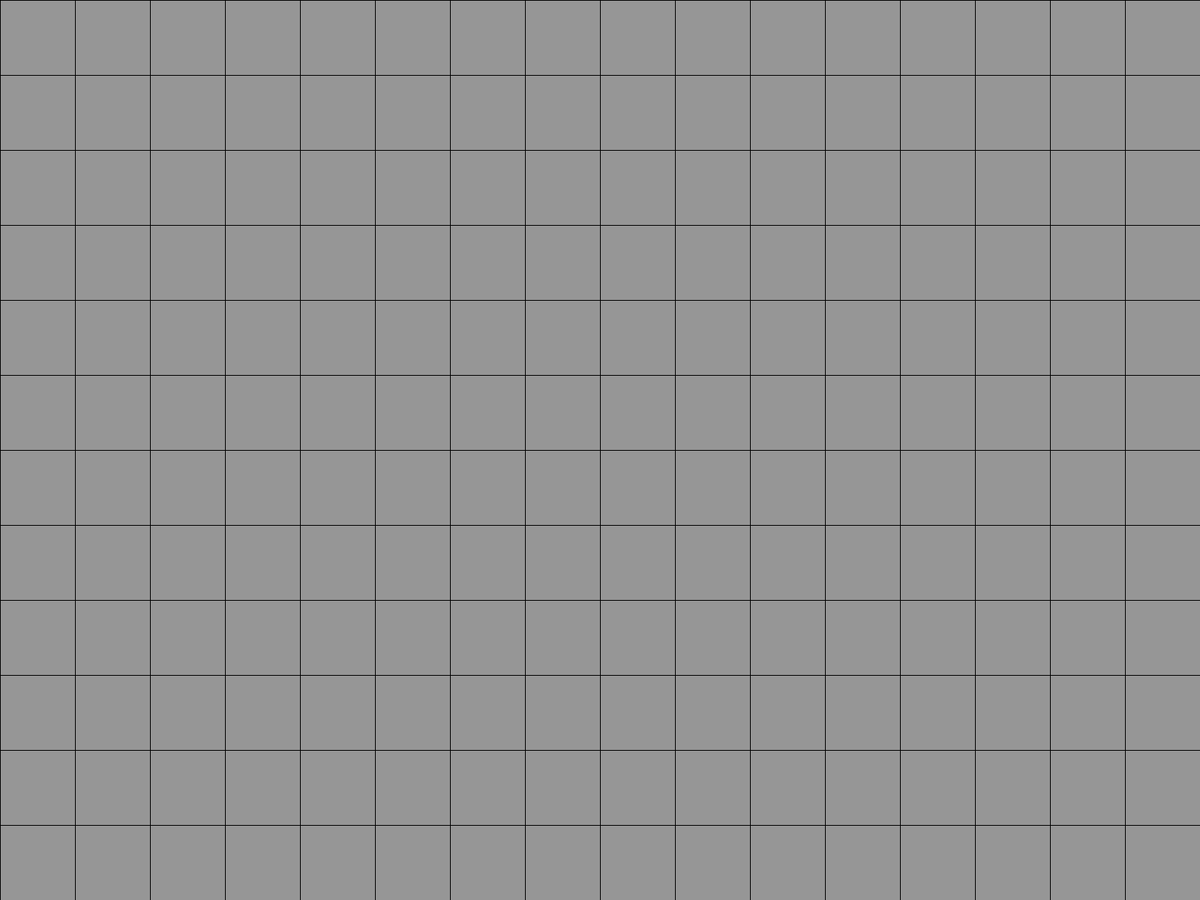
Frame 1 (no input)
Frame 60 (the mouse pressed at the canvas centre just before this capture): identical to frame 1, image omitted
Frame 120 (the mouse held since frame 60 and released just before this capture): identical to frame 1, image omitted

The Processing sketch that drew this single still picture (run headless with seeded random() and noise(); from frame 60 on, the mouse is pressed at the canvas centre):

// Processing sketch: Minefield
// ── Minefield.pde
class Tile{
  int x;
  int y;
  int size;
  boolean isBomb;
  int nearbyBombs;
  boolean isShowing;
  boolean bombMarker;
  Tile(int _x, int _y, int _size)
  {
    x = _x;
    y = _y;
    size = _size;
    isBomb = false;
    nearbyBombs = 0;
    bombMarker = false;
  }
  boolean revealedAsReal()
  {
    return (isShowing && !isBomb);
  }
  void showTile()
  { 
    if(bombMarker)
    {
      fill(40); 
      rect(x, y, size, size);
    }
    else
    {
      if(isShowing == false)
      {
       fill(150); 
       rect(x, y, size, size);
      }
      else
      {
        if(isBomb == false)
        {
          fill(200);
          rect(x, y, size, size);
        }
        else
        {
          fill(255, 0, 0);
          rect(x, y, size, size);
        }
        fill(100);
        if(nearbyBombs != 0 && !isBomb)
        {
          textSize(125);
          text(nearbyBombs,x,y + size);    
        }
      }
    }
  }
  public int getNearbyBombs()
  {
    return nearbyBombs;
  }
  PVector getPos()
  {
    return new PVector(x + size/2,y + size/2);
  }
  void setAsBomb()
  {
    isBomb = true;
  }
  void addNearbyBomb()
  {
    nearbyBombs++;
  }
  void toggleBombMarker()
  {
    if(!bombMarker)
    {
      bombMarker = true;
    }
    else
    {
      bombMarker = false;
    }
  }
  public boolean getIsShowing()
  {
    return isShowing;
  }
  void reveal()
  {
    isShowing = true;
  }
}
// ── Input.pde
class Input{
 boolean tap = false;
 boolean longTap = false;
 Input()
 {}
 public void setTap(boolean val)
 {
   tap = val;
 }
 public void setLongTap(boolean val)
 {
   longTap = val;
 }
 public boolean getTap()
 {
   return tap;
 }
 public boolean getLongTap()
 {
   return longTap;
 }
}

// ── ProcessingStuff.pde
int size = 100;
Tile [][] tiles;
int realTiles = 0;
boolean gameOn = true;
Input input;
int framesHeld = 0;
boolean cf = false;
boolean onef = false;
boolean twof = false;
boolean threef = false;
boolean resetVar2 = false;
boolean resetVar = true;
int resetFrames = 0;
void setup()
{
  input = new Input();
  textSize(size);
  tiles = new Tile[width/size][height/size];
  for(int i = 0; i < tiles.length; i++)
  {
    for(int j = 0; j < tiles[i].length; j++)
    {
      tiles[i][j] = new Tile(i * size, j * size, size);
    }
  }
  for(int i = 0; i < tiles.length; i++)
  {
    for(int j = 0; j < tiles[i].length; j++)
    {
      if(floor(random(8)) == 0)
      {
        tiles[i][j].setAsBomb();
        //Check first column for nearby tiles
        if(withinBounds(i - 1, j - 1))
        {
          tiles[i - 1][j - 1].addNearbyBomb();
        }
        if(withinBounds(i - 1, j))
        {
          tiles[i - 1][j].addNearbyBomb();
        }
        if(withinBounds(i - 1, j + 1))
        {
          tiles[i - 1][j + 1].addNearbyBomb();
        }
        //Check second column for nearby tiles
        if(withinBounds(i, j - 1))
        {
          tiles[i][j - 1].addNearbyBomb();
        }
        if(withinBounds(i, j + 1))
        {
          tiles[i][j + 1].addNearbyBomb();
        }
        //Check third column for nearby tiles
        if(withinBounds(i + 1, j - 1))
        {
          tiles[i + 1][j - 1].addNearbyBomb();
        }
        if(withinBounds(i + 1, j))
        {
          tiles[i + 1][j].addNearbyBomb();
        }
        if(withinBounds(i + 1, j + 1))
        {
          tiles[i + 1][j + 1].addNearbyBomb();
        }
      }
      else
      realTiles++;
    }
  }
  frameRate(10);
}
void checkWin()
{
  int tilesRevealed = 0;
  for(int i = 0; i < tiles.length; i++)
  {
    for(int j = 0; j < tiles[i].length; j++)
    {
      if(tiles[i][j].revealedAsReal())
      {
        tilesRevealed++;
      }
    }
  }
  if(tilesRevealed == realTiles)
  {
    gameOn = false;
    textSize(300);
    text("You Win!",0, height);
  }
}
boolean withinBounds(int _i, int _j)
{
  if(_i < 0)
  return false;
  if(_i > width/size - 1)
  return false;
  if(_j < 0)
  return false;
  if(_j > height/size - 1)
  return false;
  
  return true;
}
void draw()
{
  background(0);
  /*for(int i = 0; i < tiles.length; i++)
  {
    for(int j = 0; j < tiles[i].length; j++)
    {
      text(i + ", " + j, tiles[i][j].getLocalPos().x, tiles[i][j].getLocalPos().y);
    }
  }*/
  if(!gameOn)
  {
    println("waiting to restart");
    resetFrames++;
    if(resetFrames >= 40)
    {
      resetFrames = 0;
      gameOn = true;
      println("restarted");
      setup();

    }
  }
  cf = mousePressed;
  println(cf + " " + resetVar + " " + gameOn);
  if(onef && (!(cf || twof)) && resetVar)
  {
    input.setTap(true);
    input.setLongTap(false);
    resetVar = false;
    resetVar2 = false;
  }
  else if(threef && twof && onef && resetVar)
  {
    input.setTap(false);
    input.setLongTap(true);
    resetVar = false;
    resetVar2 = false;
  }
  else
  {
    input.setTap(false);
    input.setLongTap(false);
    resetVar2 = true;
  }
  threef = twof;
  twof = onef;
  onef = cf;
  resetVar = resetVar2;
  
    for(int i = 0; i < tiles.length; i++)
    {
      for(int j = 0; j < tiles[i].length; j++)
      {
        tiles[i][j].showTile();
      }
    }
    if(!gameOn)
    {
      textSize(300);
      text("You Lose :(",0, height);
    }
  if (input.getLongTap() && gameOn)
  {
    PVector mousePos = new PVector(mouseX, mouseY);
    PVector closestTile = new PVector(0,0);
    float closestDist = PVector.dist(tiles[0][0].getPos(), mousePos);
    for(int i = 0; i < tiles.length; i++)
    {
      for(int j = 0; j < tiles[i].length; j++)
      {
        float currentDist = PVector.dist(tiles[i][j].getPos(), mousePos);
        if(currentDist < closestDist)
        {
          closestTile = new PVector(i,j);
          closestDist = currentDist;
        }
      }
    }
    if(!tiles[(int)closestTile.x][(int)closestTile.y].getIsShowing())
    tiles[(int)closestTile.x][(int)closestTile.y].toggleBombMarker();
  }
  else if(gameOn && input.getTap())//
  {
    PVector mousePos = new PVector(mouseX, mouseY);
    PVector closestTile = new PVector(0,0);
    float closestDist = PVector.dist(tiles[0][0].getPos(), mousePos);
    for(int i = 0; i < tiles.length; i++)
    {
      for(int j = 0; j < tiles[i].length; j++)
      {
        float currentDist = PVector.dist(tiles[i][j].getPos(), mousePos);
        if(currentDist < closestDist)
        {
          closestTile = new PVector(i,j);
          closestDist = currentDist;
        }
      }
    }
    checkWin();
    reveal((int)closestTile.x, (int)closestTile.y, (tiles[(int)closestTile.x][(int)closestTile.y].getNearbyBombs() == 0));
  }
  
}
void gameEnd()
{
   for(int i = 0; i < tiles.length; i++)
    {
      for(int j = 0; j < tiles[i].length; j++)
      {
        tiles[i][j].reveal();
      }
    }
}

void reveal(int i, int j, boolean revealAdjacent)
{
  if(tiles[i][j].isBomb)
  {
    
    tiles[i][j].isShowing = true;
    gameOn = false;
    gameEnd();
    println("nick is big stupe");
  }
  if(!withinBounds(i, j))
  {
    return;
  }
  tiles[i][j].reveal();
  if(tiles[i][j].getNearbyBombs() == 0 && revealAdjacent)
  {
            //Check first column for nearby tiles
        if(withinBounds(i - 1, j - 1) && tiles[i-1][j-1].getNearbyBombs() == 0 && !tiles[i-1][j-1].isShowing)
        {
          reveal(i-1, j -1, true);
        }else if(withinBounds(i-1, j - 1) && !tiles[i-1][j-1].isShowing)
        {
          reveal(i-1, j -1, false);
        }
        if(withinBounds(i - 1, j) && tiles[i-1][j].getNearbyBombs() == 0&& !tiles[i-1][j].isShowing)
        {
          reveal(i-1, j, true);
        }else if(withinBounds(i-1, j) && !tiles[i-1][j].isShowing)
        {
          reveal(i-1, j, false);
        }
        if(withinBounds(i - 1, j + 1) && tiles[i-1][j+1].getNearbyBombs() == 0 && !tiles[i-1][j+1].isShowing)
        {
          reveal(i-1, j +1, true);
        }
        else if(withinBounds(i -1 , j + 1) && !tiles[i-1][j+1].isShowing)
        {
          reveal(i - 1, j + 1, false);
        }
        //Check second column for nearby tiles
        if(withinBounds(i, j - 1) && tiles[i][j-1].getNearbyBombs() == 0 && !tiles[i][j-1].isShowing)
        {
          reveal(i, j -1, true);
        }
        else if(withinBounds(i, j - 1) && !tiles[i][j-1].isShowing)
        {
          reveal(i, j -1, false);
        }
        if(withinBounds(i, j + 1) && tiles[i][j+1].getNearbyBombs() == 0 && !tiles[i][j+1].isShowing)
        {
          reveal(i, j +1, true);
        }
        else if(withinBounds(i, j + 1) && !tiles[i][j+1].isShowing)
        {
          reveal(i, j +1, false);
        }
        //Check third column for nearby tiles
        if(withinBounds(i + 1, j - 1) && tiles[i+1][j-1].getNearbyBombs() == 0 && !tiles[i+1][j-1].isShowing)
        {
          reveal(i+1, j -1, true);
        }
        else if(withinBounds(i+1, j - 1) && !tiles[i+1][j-1].isShowing)
        {
          reveal(i+1, j -1, false);
        }
        if(withinBounds(i + 1, j) && tiles[i+1][j].getNearbyBombs() == 0 && !tiles[i+1][j].isShowing)
        {
          reveal(i+1, j, true);
        }
        else if(withinBounds(i+1, j) && !tiles[i+1][j].isShowing)
        {
          reveal(i+1, j , false);
        }
        if(withinBounds(i + 1, j + 1) && tiles[i+1][j+1].getNearbyBombs() == 0 && !tiles[i+1][j+1].isShowing)
        {
          reveal(i+1, j+1, true);
        }
        else if(withinBounds(i+1, j +1) && !tiles[i+1][j+1].isShowing)
        {
          reveal(i+1, j +1, false);
        }
  }
}
public void settings()
{
  fullScreen();
}
